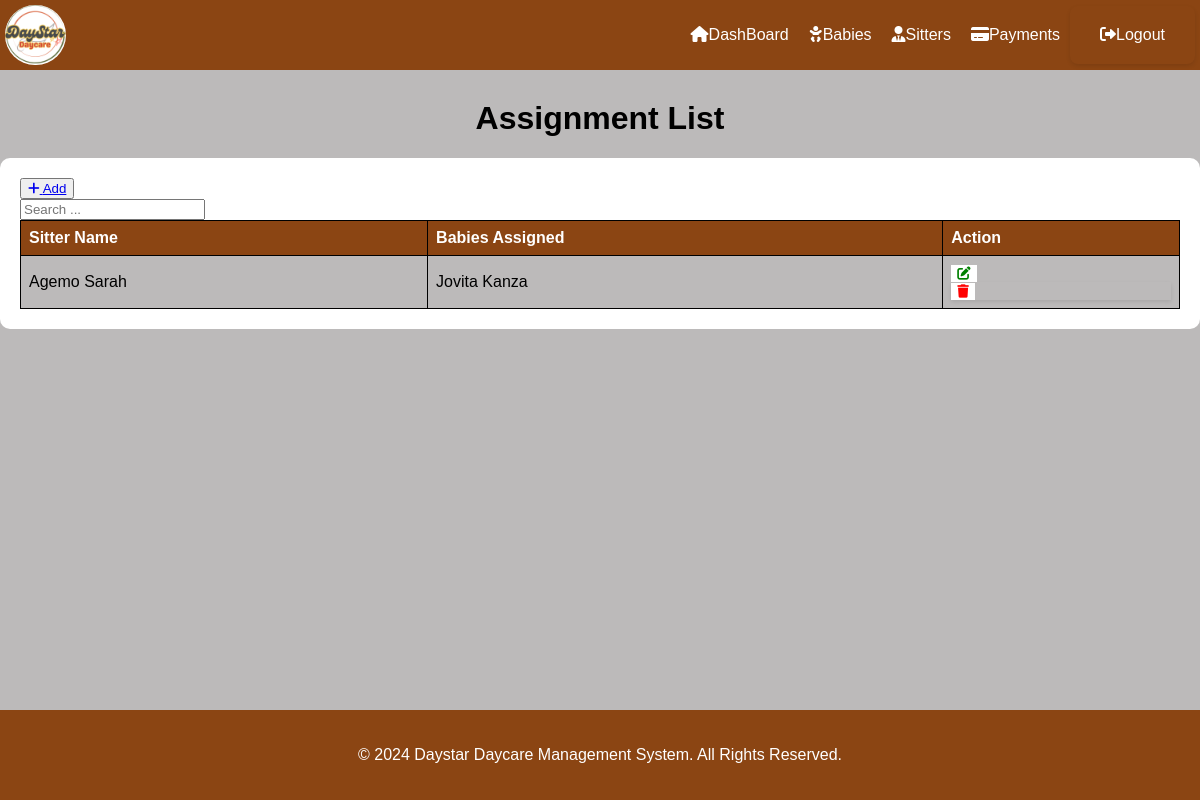
Page /assign_list/ on the earlier database version.
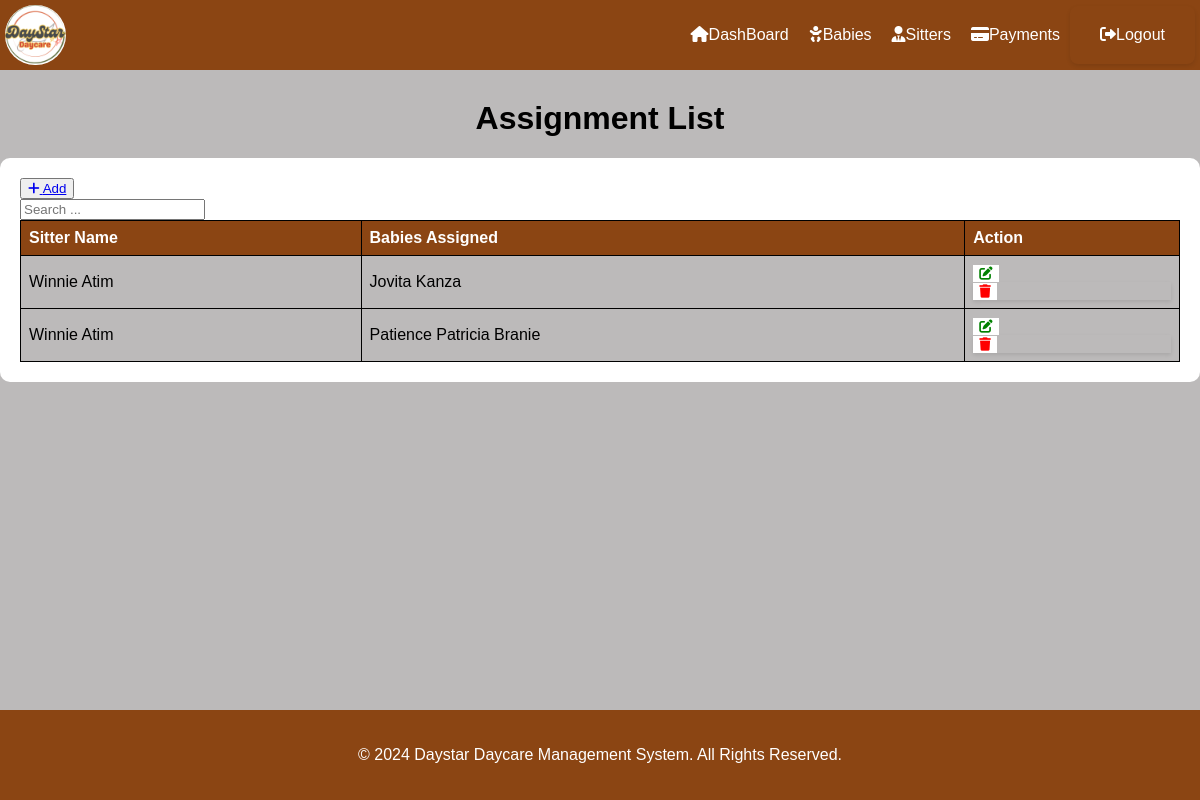
Same page on the later database version.
### ddms_app/models.py (models this page shows, shortened)
class Assign(models.Model):
    sitter_on_duty = models.ForeignKey(
        Sitter_on_duty,
        on_delete=models.CASCADE,
        related_name='assignments',
        null=True,
        blank=False,
    )
    baby_assigned = models.ForeignKey(
        Arrival,
        on_delete=models.SET_NULL,  # If the Arrival record is deleted, set to null
        related_name='assignments',  # Allows reverse lookup
        null=True,
        blank=False,
    )

class Sitter_on_duty(models.Model):
    record = models.ForeignKey(
        Record,
        on_delete=models.CASCADE,
        related_name='sitters',
        null=True,
        blank=False,
    )
    time_in = models.DateTimeField(auto_now_add=True , blank=True, null=True)

class Record(models.Model):
    GENDER = (
        ('Male', 'Male'),
        ('Female', 'Female'),
    )
    created_at = models.DateTimeField(auto_now_add=True)
    first_name = models.CharField(max_length=50)
    last_name = models.CharField(max_length=50)
    date_of_birth = models.DateField()
    gender = models.CharField(max_length=10, choices=GENDER)
    location = models.CharField(max_length=30)
    next_of_kin = models.CharField(max_length=50)
    next_of_kin_phone = models.CharField(max_length=15)
    NIN_number = models.CharField(max_length=30)
    recommenders_name = models.CharField(max_length=50)
    religion = models.CharField(max_length=20)
    level_of_education = models.CharField(max_length=20)
    sitter_number = models.IntegerField(unique=True, default=0)
    phone_number = models.CharField(max_length=20)

class Arrival(models.Model):
    GENDER = (
        ('Male', 'Male'),
        ('Female', 'Female'),
    )
    PERIOD = (
        ('Halfday', 'Halfday'),
        ('Fullday', 'Fullday'),
    )
    STATUS = (
        ('Pending', 'Pending'),
        ('Cleared', 'Cleared'),
        ('Partial', 'Partial'),
    )
    first_name = models.CharField(max_length=50, blank=True,null=True)
    last_name = models.CharField(max_length=50, blank=True, null=True)
    gender = models.CharField(max_length=10, blank=True,null=True, choices=GENDER)
    age = models.IntegerField(null=True, blank=True)
    location = models.CharField(max_length=30, null=True, blank=True)
    name_person = models.CharField(max_length=50, blank=True, null=True)
    person_contact = models.CharField(max_length=50, blank=True, null=True)
    time_in = models.DateTimeField(auto_now_add = True, blank=True, null=True)
    period_of_stay = models.CharField(max_length=20, blank=True, null=True, choices=PERIOD)
    payment_status = models.CharField(max_length=20, blank=True, null=True, choices=STATUS )
    def __str__(self):
        return f'{self.first_name} {self.last_name}'

### ddms_app/views.py (the view)
# urls.py: path('assign_list/', views.assign_list, name='assign_list'),
def assign_list(request):
    records = Assign.objects.all()
    return render(request, 'assign_list.html', {'records': records})

### ddms_app/templates/assign_list.html (shortened to what this page needs)
{% extends  'base.html' %}
{% block content%}
    <h1> Assignment List</h1>
    <div class="mt-4 p-5 bg-secondary text-white rounded">
        <table class="table table-striped table-bordered">
            <div class="mb-3">
                <button><a href="{% url 'add_assign' %}" class="btn btn-success">
                    <i class="fas fa-plus"></i> Add
                </a></button>
                <form class="button" style="  box-shadow: 0px; padding: 0px; border-radius: 0px; margin: 0px; max-width: 200px;" method="GET" action="{% url 'give_list' %}">
                    <input type="text" name="search" class="form-control" placeholder="Search ...">
                </form>
            </div>
            <thead>
                <tr>
                    <th>Sitter Name</th>
                    <th>Babies Assigned</th>
                    <th>Action</th>
                </tr>
            </thead>
            <tbody>
                {% for assign in records %}
                <tr>
                    <td>{{ assign.sitter_on_duty.record.first_name }} {{ assign.sitter_on_duty.record.last_name }}</td>
                    <td>{{  assign.baby_assigned   }}</td>
                <td>
                    <button type="submit"><a href="{% url 'edit_assign' assign.id %}" class="btn btn-danger"><i class="fas fa-edit"></i></a></button>
                            <form  style=" box-shadow: 0px;padding: 0px; border-radius: 0px; margin: 0px;"  action="{% url 'delete_assign' assign.id %}" method="post"  onsubmit="return confirm('Are you sure you want to delete this record?');">
                                <button   class="btn btn-danger"><i class="fas fa-trash"></i></button>
                            </form>
                        </td>
                    </tr>
                {% endfor %}
            </tbody>
        </table>
    </div>
    {% endblock %}

Differences in the rows shown:
changed through a linked row, Assign "Jovita Kanza": sitter_on_duty.record.first_name "Agemo" → "Winnie"; sitter_on_duty.record.last_name "Sarah" → "Atim"
added Assign: sitter_on_duty.record.first_name "Winnie", sitter_on_duty.record.last_name "Atim", baby_assigned "Patience Patricia Branie"
